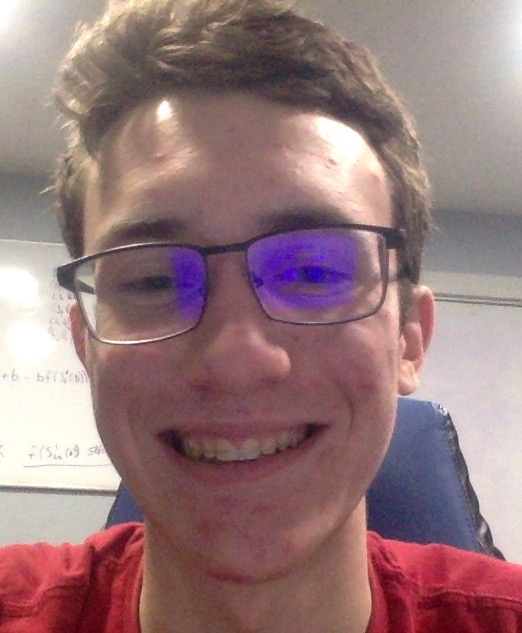
#> input picture pythonDocs/images/dithering/alek_2.jpg, 522 x 633 px
$ python dither.py
#> lines starting #> are read from the running program, lines starting #| are printed output that depends on the picture; after the words box and inside, x2 and y2 are one past the last pixel; in counts of white or black regions, pixels touching at a corner belong together

from PIL import Image
import matplotlib.pyplot as plt
import numpy as np

img = Image.open("alek_2.jpg").convert("L")
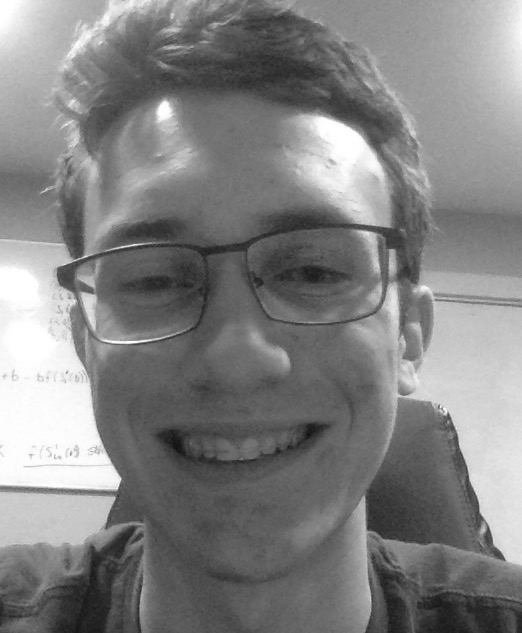
#> img: PIL image 522x633 L; min 13, max 255, mean 129.7
data = np.array(img)

def find_closest_palette_color(oldpixel):
    multiplier = 128
    return np.round(oldpixel/multiplier) * multiplier

for y in range(data.shape[0]):
    for x in range(data.shape[1]):
        oldpixel = data[y, x]
        newpixel = find_closest_palette_color(oldpixel)
        data[y,x] = newpixel
        quantization_error = oldpixel - newpixel
        #  __import__('ipdb').set_trace()

        if y < data.shape[0]-1 and 0 < x < data.shape[1]-1:
            # spread out the quantization error below and to the right
            data[y, x + 1]     = data[y, x + 1]     + quantization_error * 7 / 16
            data[y + 1, x - 1] = data[y + 1, x - 1] + quantization_error * 3 / 16
            data[y + 1, x]     = data[y + 1, x]     + quantization_error * 5 / 16
            data[y + 1, x + 1] = data[y + 1, x + 1] + quantization_error * 1 / 16
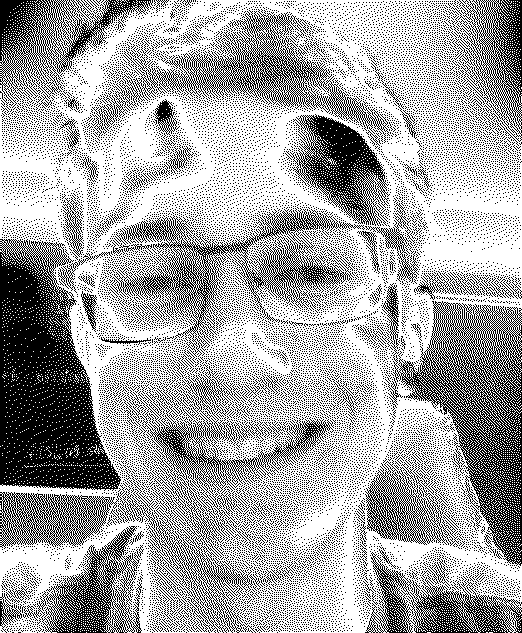
#> data: shape (633, 522); values 0 (black) and 128 (white), 65% white; black in thin lines or dots

plt.imshow(data, cmap=plt.get_cmap("gray"))
plt.show()

$ run again, with pythonDocs/images/dithering/alek.jpg copied over pythonDocs/images/dithering/alek_2.jpg
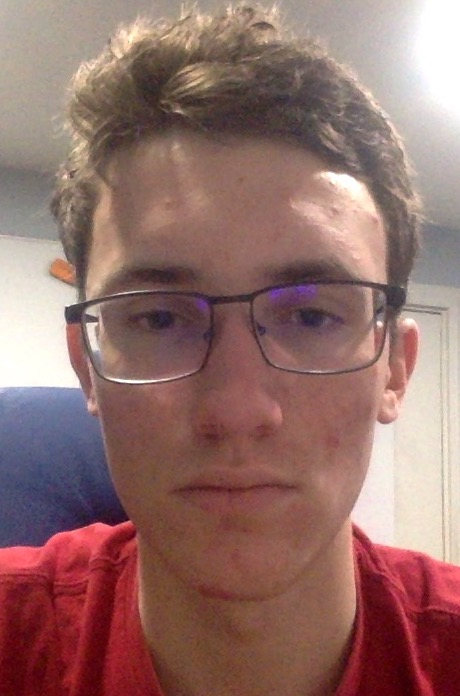
#> input picture pythonDocs/images/dithering/alek.jpg, 460 x 696 px
#> `img = Image.open("alek_2.jpg").convert("L")`:
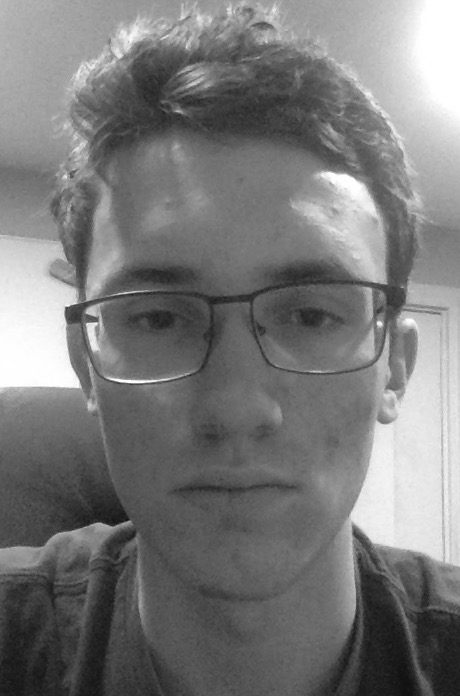
#> img: PIL image 460x696 L; min 15, max 255, mean 121.3
#> after the loop `for y in range(data.shape[0]):`:
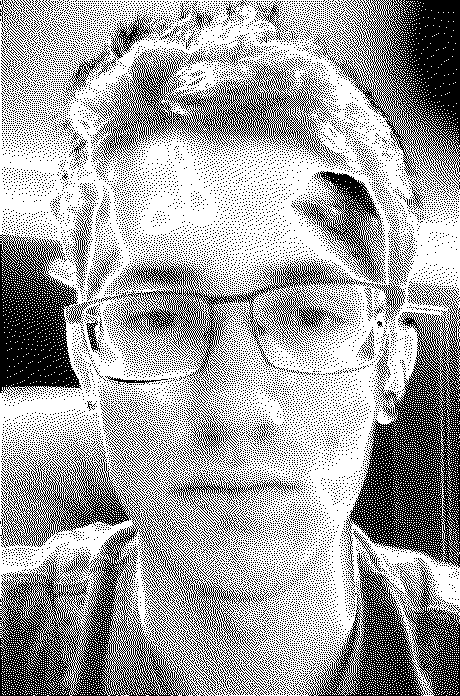
#> data: shape (696, 460); values 0 (black) and 128 (white), 63.7% white; black in thin lines or dots

$ run again, with pythonDocs/images/dithering/cat.jpg copied over pythonDocs/images/dithering/alek_2.jpg
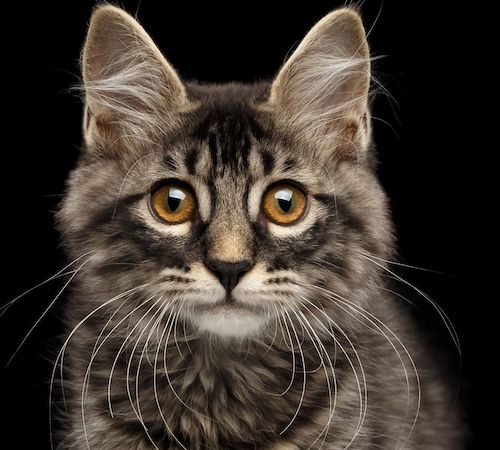
#> input picture pythonDocs/images/dithering/cat.jpg, 500 x 450 px
#> `img = Image.open("alek_2.jpg").convert("L")`:
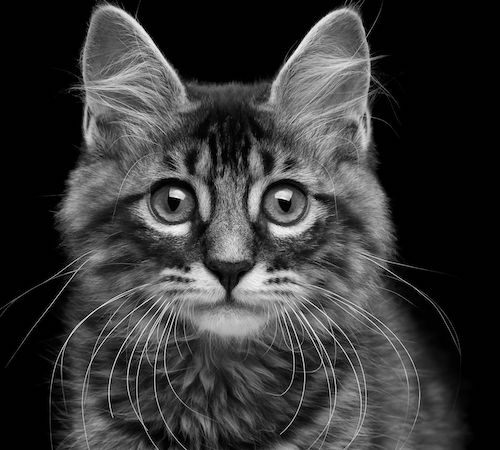
#> img: PIL image 500x450 L; min 0, max 253, mean 55.2
#> after the loop `for y in range(data.shape[0]):`:
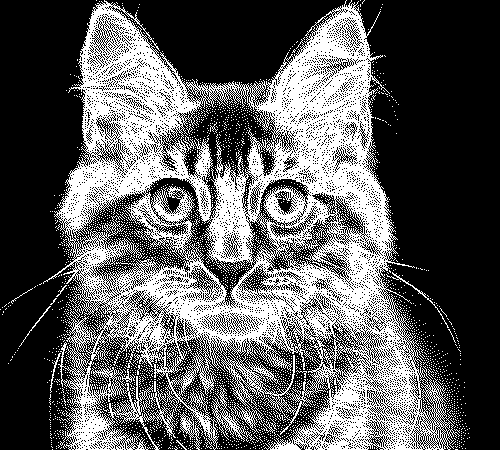
#> data: shape (450, 500); values 0 (black) and 128 (white), 36.4% white; 2691 white regions (2680 under 20 px), largest, box (x1, y1, x2, y2) and area: (43, 0, 460, 450) 77515, (386, 272, 449, 328) 132, (50, 353, 61, 393) 66
